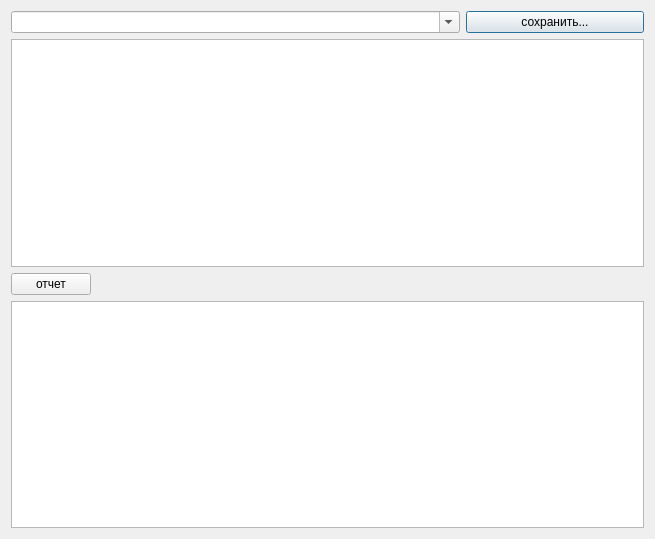
<?xml version="1.0" encoding="UTF-8"?>
<ui version="4.0">
 <class>DialogReport</class>
 <widget class="QDialog" name="DialogReport">
  <property name="geometry">
   <rect>
    <x>0</x>
    <y>0</y>
    <width>655</width>
    <height>539</height>
   </rect>
  </property>
  <property name="windowTitle">
   <string>Dialog</string>
  </property>
  <layout class="QGridLayout" name="gridLayout">
   <item row="1" column="0" colspan="4">
    <widget class="TextEdit" name="textEdit"/>
   </item>
   <item row="3" column="0" colspan="4">
    <widget class="QTextEdit" name="txtReport"/>
   </item>
   <item row="0" column="3">
    <widget class="QPushButton" name="pushButton">
     <property name="text">
      <string>сохранить...</string>
     </property>
    </widget>
   </item>
   <item row="2" column="0">
    <widget class="QPushButton" name="btnReport">
     <property name="sizePolicy">
      <sizepolicy hsizetype="Maximum" vsizetype="Fixed">
       <horstretch>0</horstretch>
       <verstretch>0</verstretch>
      </sizepolicy>
     </property>
     <property name="text">
      <string>отчет</string>
     </property>
    </widget>
   </item>
   <item row="0" column="0" colspan="3">
    <widget class="QComboBox" name="cmbTemplate">
     <property name="editable">
      <bool>true</bool>
     </property>
    </widget>
   </item>
  </layout>
 </widget>
 <customwidgets>
  <customwidget>
   <class>TextEdit</class>
   <extends>QTextEdit</extends>
   <header>textedit.h</header>
  </customwidget>
 </customwidgets>
 <resources/>
 <connections>
  <connection>
   <sender>cmbTemplate</sender>
   <signal>activated(int)</signal>
   <receiver>btnReport</receiver>
   <slot>click()</slot>
   <hints>
    <hint type="sourcelabel">
     <x>170</x>
     <y>27</y>
    </hint>
    <hint type="destinationlabel">
     <x>103</x>
     <y>298</y>
    </hint>
   </hints>
  </connection>
 </connections>
</ui>
